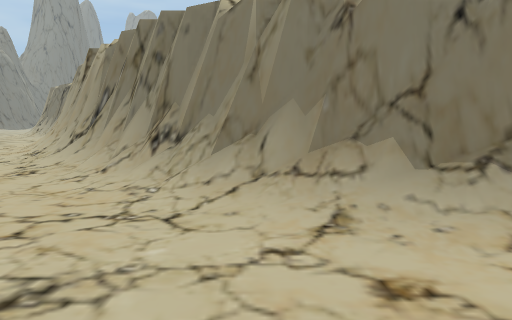
view 1 (above)

16 first-person views from a walk through a Unity game level. The camera is 1.5 m above the floor, tilts 6° down and sees 70° across. The floor is counted in squares, 2 m on a side. Each view is taken from the middle of a square. On the plan, view 1 faces up. The plan holds only what a view shows up to about 11 squares ahead; the rest is blank. The place goes on beyond the plan. The player character is not drawn. Some animated figures are left out.

view 2
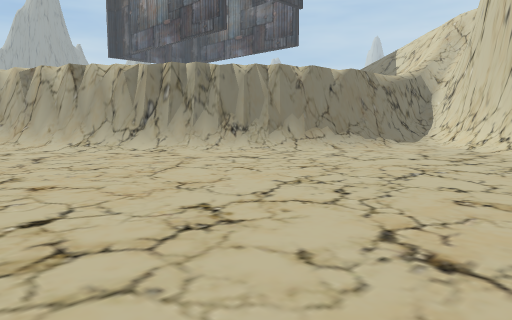

view 3
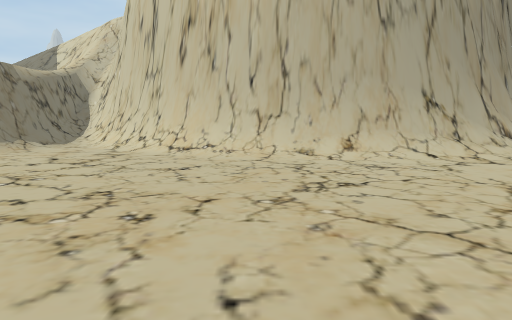

view 4
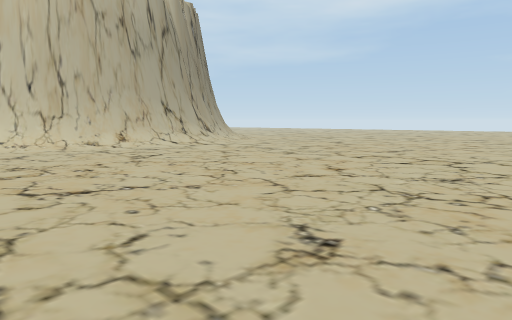

view 5
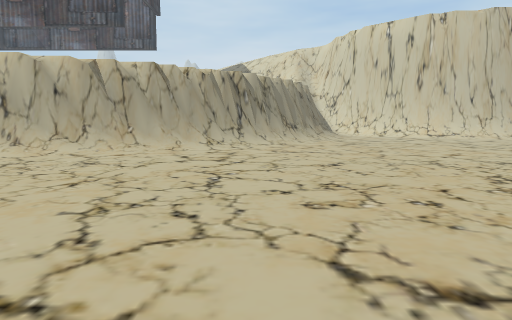

view 6
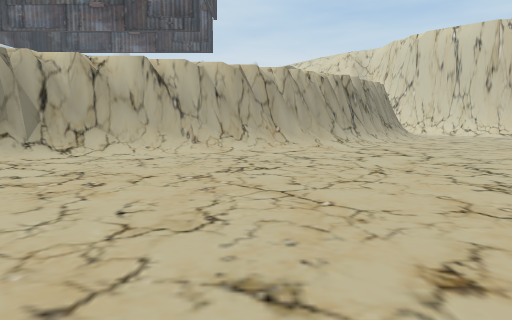

view 7
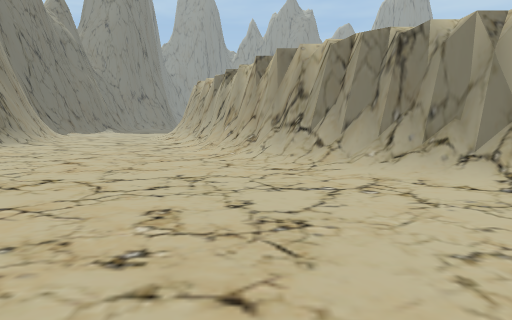

view 8
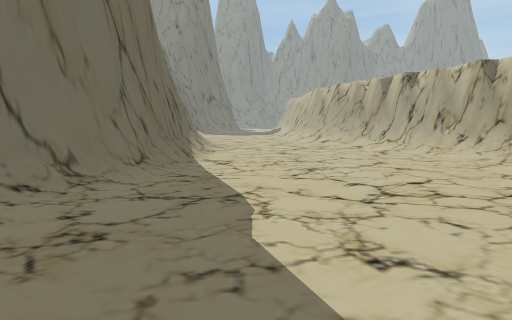

view 9
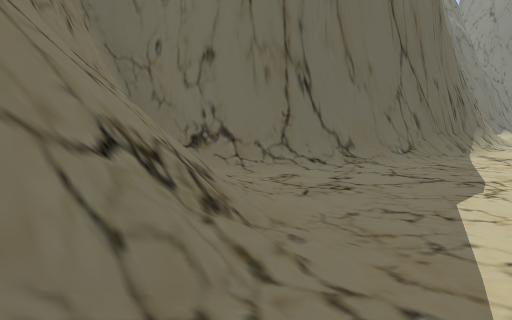

view 10
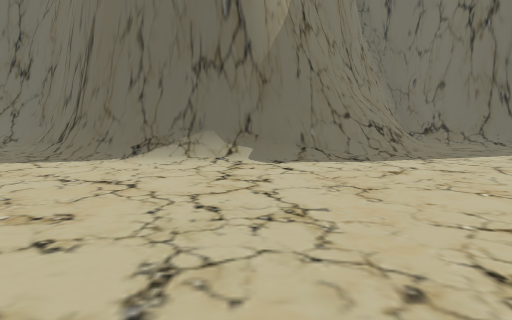

view 11
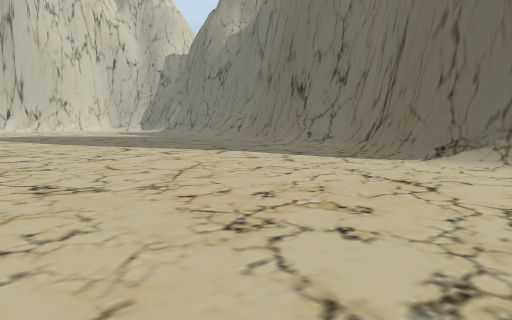

view 12
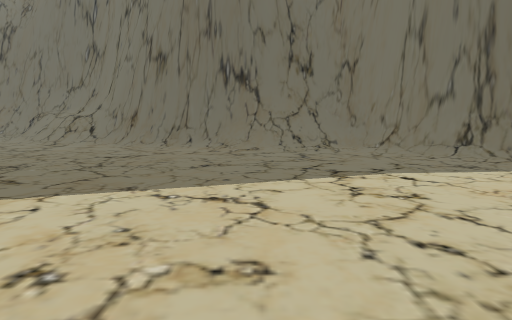

view 13
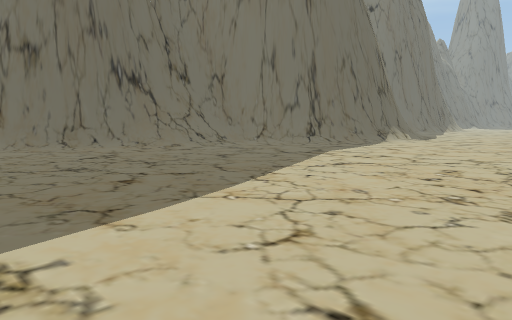

view 14
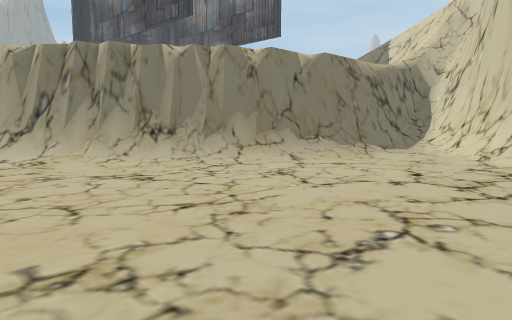

view 15
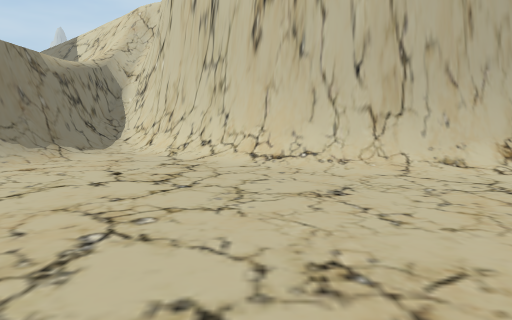

view 16
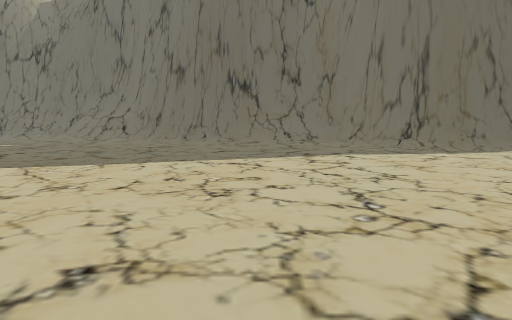

### Floor plan
Key: @ floor where view 1 was taken; # wall or solid block; . main floor; : floor 5 m higher than the main floor; / step, stairs or slope; = window, fence, low wall or low ledge; v drop or lower ground.
Columns run from 22 left of view 1 to 7 right of it. Each row starts with its distance up from view 1.
 21    #......#
 20    #......##
 19    #....../#
 18    #....../##:
 17    #......./##:
 16   ##......../###
 15   #........../##
 14  ##.........../#v
 13 ##/............##
 12 #=//.........../#:
 11 ###///........./#v
 10   ##=/........../#:
  9    ###/........./##
  8      #/........../#v
  7      #/..........//##
  6      #/...........//##
  5      #/............//#v
  4      #/.............//##v:
  3     ##...............///#####
  2    ##...................////##
  1   ##....................../##v
  0  ##...................@../##v
 -1  ##...................../##v
 -2  ##.....................##v
 -3  ##..................../##
 -4  #.....................##v
 -5 ##.....................##
 -6 #......................##
 -7  ......................##
 -8  ....... ..............##

Positions as (right, up) in squares from view 1, and headings:
1: (0, 0), facing up
2: (-8, -3), facing up-right
3: (-7, -4), facing right
4: (-10, -1), facing down-right
5: (-15, 6), facing right
6: (-16, 10), facing right
7: (-11, 10), facing up
8: (-17, 10), facing up
9: (-16, 9), facing up-left
10: (-9, 7), facing left
11: (-9, 7), facing down-left
12: (-10, -2), facing left
13: (-10, -8), facing up-left
14: (-5, -2), facing up-right
15: (-5, -2), facing right
16: (-7, -2), facing left
